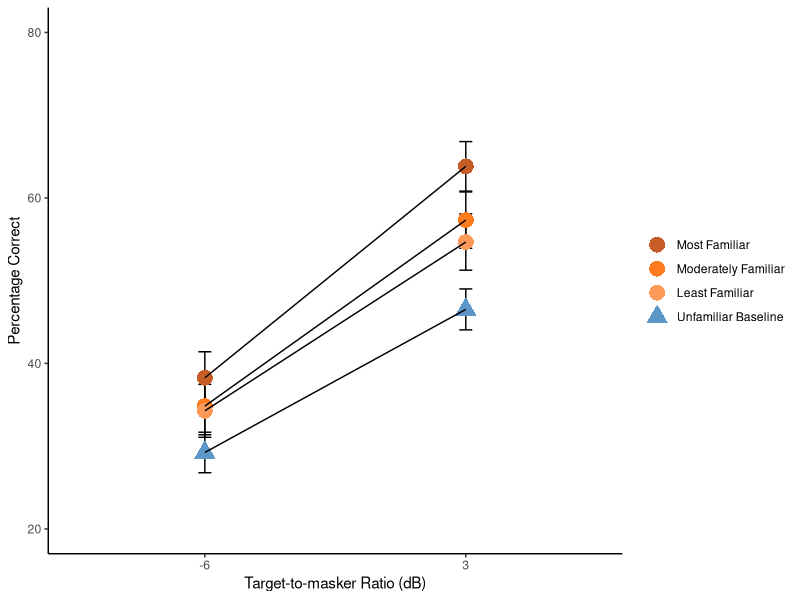

Source code (R): (Note: this script raises an error after producing the figure.)
# YES means the finding was replicated, NO means it was not

# Load the file SpeechIntelligibility_PercentCorrect_(n=50) that I renames in the folder
#Libraries
#install.packages("readxl")
library(readxl)
library(tidyverse)
library(ggpubr)
library(rstatix)

# Files
data <- read_excel("Dataspeechpercent.xls") # Corresponds to the percentage of successes at voice intelligibility task
data2 <- read_excel("z_scores.xlsx") # Corresponds to the z scores computed from the results on each tasks

# The z scores have apparently been computed from the d′ from the explicit-recognition task (Fig. 2b) and the speech-intelligibility-benefit scores (Fig. 2c) 
# for each of the three familiar voices. Since there is no formula given to calculate them, they cannot
# be replicated so we will simply use them as provided.

# Data cleaning ---------------------------------------------------
# Add an ID variable
data <- rowid_to_column(data, "ID")
data2 <- rowid_to_column(data2, "ID")

# Cleaning data
# Check data
str(data) # All numeric, so good start

# Turn the - to a _ in order to be able to reference the variable in future commands
names(data) <- gsub(x = names(data), pattern = "-", replacement = "_")

# Transform to long format to use dependent and independent variables
# Put every repeated observation on its own line using gather()
data_long <- data %>%
  gather(key = "Condition", value = "Score", TMR_6_Fam1, TMR_6_Fam2, TMR_6_Fam3, TMR_6_BothUnfam, TMR3_Fam1, TMR3_Fam2, TMR3_Fam3, TMR3_BothUnfam) %>%
    convert_as_factor(ID, QuietBabble) # QuietBabble codes the two training groups: 
                                        # Quiet (0) or Babble (1) according to the codebook

# Separate familiarity and TMR, assign names to their levels
# TMR
data_long$TMR <- "-6"
data_long$TMR[grepl('^TMR3', data_long$Condition)] <- "3"
data_long$TMR <- as.factor(data_long$TMR)

# Familiarity
data_long$fam <- "Unfamiliar Baseline"
data_long$fam[grepl('Fam3$', data_long$Condition)] <- "Least Familiar"
data_long$fam[grepl('Fam2$', data_long$Condition)] <- "Moderately Familiar"
data_long$fam[grepl('Fam1$', data_long$Condition)] <- "Most Familiar"
data_long$fam <- as.factor(data_long$fam)
data_long$fam <- factor(data_long$fam, levels=c('Most Familiar', 'Moderately Familiar', 'Least Familiar', 'Unfamiliar Baseline')) # Re-order for graph later

# Order by ID again (optional)
data_long <- data_long[with(data_long,order(ID)),]

# Cleaning data2
# Check data
str(data2) # All numeric, so good start

# Transform to long format to use dependent and independent variables
# Put every repeated observation on its own line using gather()
data2_long <- data2 %>%
  gather(key = "Condition", value = "Score", RECOG_z_Fam1, RECOG_z_Fam2, RECOG_z_Fam3, INTELL_z_Fam1, INTELL_z_Fam2, INTELL_z_Fam3) %>%
  convert_as_factor(ID, QuietBabble) # QuietBabble codes the two training groups: 
                                      # Quiet (0) or Babble (1) according to the codebook

# Separate familiarity and task (no TMR here), assign names to their levels
# Task
data2_long$Task <- "Reco"
data2_long$Task[grepl('^INTELL', data2_long$Condition)] <- "Intell"
data2_long$Task <- as.factor(data2_long$Task)

# Familiarity (no unfamiliar baseline here)
data2_long$fam <- "Least Familiar"
data2_long$fam[grepl('Fam2$', data2_long$Condition)] <- "Moderately Familiar"
data2_long$fam[grepl('Fam1$', data2_long$Condition)] <- "Most Familiar"
data2_long$fam <- as.factor(data2_long$fam)
data2_long$fam <- factor(data2_long$fam, levels=c('Most Familiar', 'Moderately Familiar', 'Least Familiar')) # Re-order the factors

# Order by ID again (optional)
data2_long <- data2_long[with(data2_long,order(ID)),]

# Replications ----------------------------------------------------
# Graph 3: mean differences and standard errors for within-factors (TMR and Familiarity)
# Unfortunately, mean and standard error of the mean  for performance on the speech intelligibility task
# do not appear anywhere outside this graph 3. It is thus replicated as a substitute for summary 
# statistics.
# Choose the same colours as in the paper 
group.colors <- c("#c65c28", "#fe7c1f", "#fe9a59", "#5d97c8")

# Plot the means
data_long %>% ggplot(aes(TMR, Score, color = fam, group = fam)) +
  stat_summary(fun = mean, 
               fun.min = function(x) mean(x) - sd(x)/sqrt(length(x)), 
               fun.max = function(x) mean(x) + sd(x)/sqrt(length(x)),
               geom = 'errorbar',  width = 0.05, col = 'black') + # Constructs the SE intervals
  stat_summary(fun = mean,
               geom = 'point', size=5, 
               aes(shape = fam)) + # Plots point estimates for the mean
  stat_summary(fun = mean, fun.min = mean, fun.max = mean,
               geom = 'line', col = 'black') + # Joins the points together
  scale_shape_manual(values=c(16,16,16,17)) + # Sets the shapes to be like in the original paper
  scale_fill_manual(values=group.colors) + # Sets the colours to be like in the original paper
  scale_colour_manual(values=group.colors) +
  coord_cartesian(ylim=c(20, 80)) +
  xlab('Target-to-masker Ratio (dB)') +
  ylab('Percentage Correct') +
  theme_classic() + # Aesthetic tweak to make it identical to the paper
  theme(legend.title=element_blank()) # Remove legend title since it's not present in the paper

# The graph is similar, except for a disparity between the least familiar and moderately familiar voices
# between TMRs --> NO replication.

# Finding 1: Three-way mixed ANOVA with the factors training group (quiet, babble), 
# familiarity (most familiar, moderately familiar, least familiar, unfamiliar), and 
# TMR (−6 dB, +3 dB; within subjects) 
## Check assumptions
## Outliers
data_long %>%
  group_by(fam, TMR, QuietBabble) %>%
  identify_outliers(Score) # One outlier, it should be fine

## Normality assumption
data_long %>%
  group_by(fam, TMR, QuietBabble) %>%
  shapiro_test(Score) # Some very small p values, assumption is clearly violated

## Homogneity of variance assumption
data_long %>%
  group_by(fam, TMR) %>%
  levene_test(Score ~ QuietBabble) # For the unfamiliar baseline, this assumption is clearly violated

## Computing the results
res.aov <- anova_test(
  data = data_long, dv = Score, wid = ID,
  between = QuietBabble, within = c(fam, TMR)
)
get_anova_table(res.aov)

## Comparing with the results that they have: (Left side is in paper, arrow shows what has been found here)
## Effect of group, F(1, 48) = 0.20, p = .66, --> this is also in the table: YES
## Group × TMR: F(1, 48) = 1.19, p = .28 --> this is also in the table: YES
## Group × Familiarity: F(3, 144) = 0.17, p = .91 --> lower p-value of 0.89 for some reason: NO
## Group × Familiarity × TMR: F(3, 144) = 0.15, p = .93 --> this is also in the table: YES
## Interaction between TMR and familiarity, F(3, 144) = 7.47, p < .001 --> this is also in the table: YES
## Main effect of familiarity was significant, F(2.6, 125.4) = 10.49, p< .001 --> Yes, p-value 
## is tiny and in table: YES
## Intelligibility was significantly better at +3 dB than at −6 dB TMR, F(1, 48) = 140.96, p < .001 --> 
## Yes, p-value is tiny and in table: YES

# Finding 2: Two-way within-subjects ANOVA with the factors familiarity (most familiar, moderately 
# familiar, least familiar, unfamiliar) and task (speech intelligibility, voice recognition) using the
# z scores provided

## computing the results
res.aov <- anova_test(
  data = data2_long, dv = Score, wid = ID,
  within = c(fam, Task)
)
get_anova_table(res.aov)

## Comparing with the results that they have: (Left side is in paper, arrow shows what has been found here)
## Two-way interaction between task and familiarity was significant, F(1.8, 86.7) = 4.55, p = .017
## --> This is also in the table: YES

# Finding 3: Follow-up one-way ANOVA with factor familiarity (most familiar, moderately familiar, least 
# familiar, unfamiliar) using task as a dependent variable

aov(Task ~ fam, data = data2_long)

